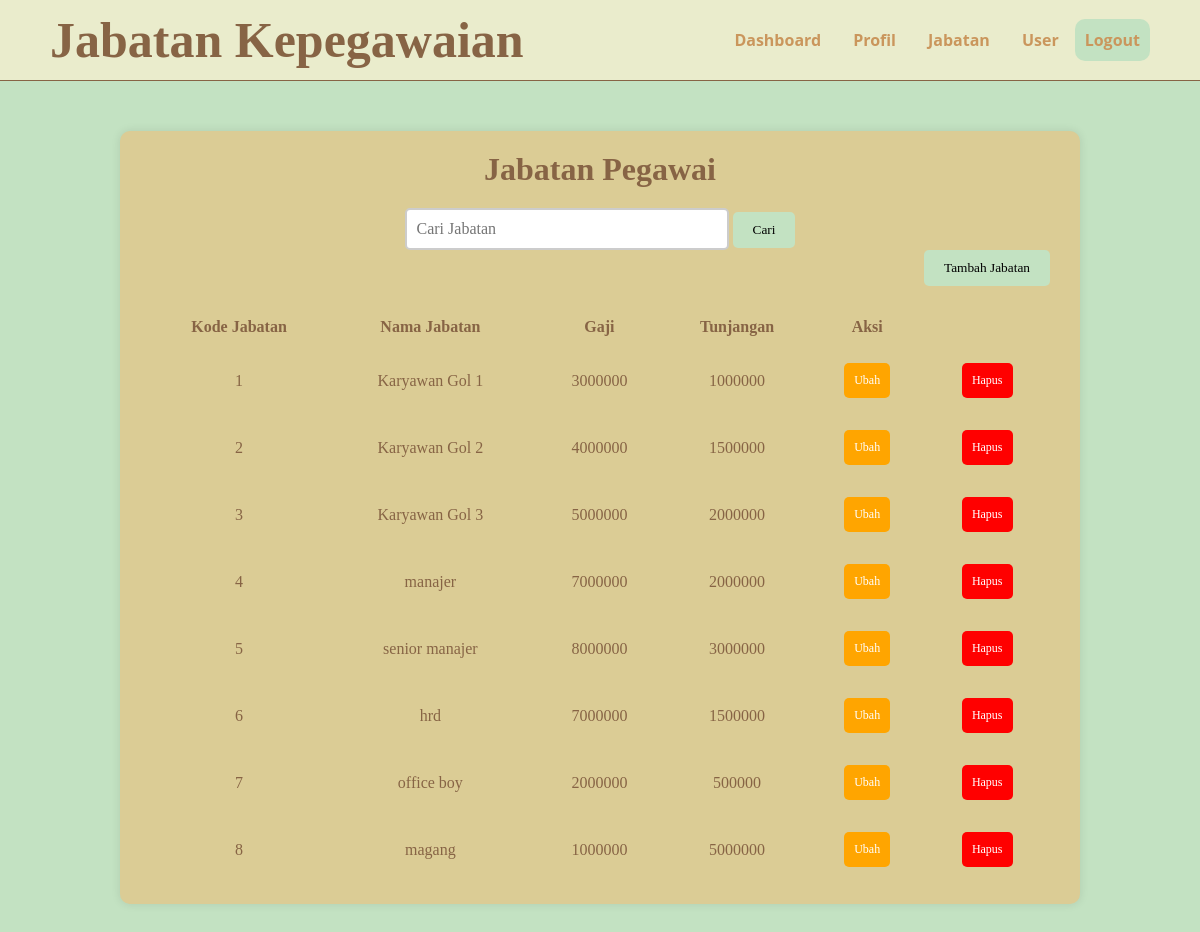
/jabatan.php, run on the app's committed database.
### tables this page shows
CREATE TABLE `jabatan` (
  `kd_jabatan` int(5) NOT NULL,
  `nama_jabatan` varchar(20) NOT NULL,
  `gaji` int(15) NOT NULL,
  `tunjangan` int(15) NOT NULL
);

### jabatan.php (the view, shortened to what this page needs)
<!DOCTYPE html>
<html lang="en">
<head>
</head>
<body>
    <nav>
        <div class="wrapper">
            <div class="logo"><a href="jabatan.php">Jabatan Kepegawaian</a></div>
            <div class="menu">
                <ul>
                    <li><a href="dashboard.php">Dashboard</a></li>
                    <li><a href="profil.php">Profil</a></li>
                    <li><a href="jabatan.php">Jabatan</a></li>
                    <li><a href="user.php">User</a></li>
                    <li><a onclick="confirmLogout()" class="logout">Logout</a></li>
                </ul>
            </div>
        </div>
    </nav>
</body>
    <div class="container">
        <h1>Jabatan Pegawai</h1>
        <div class="search">
                <form method="post" action="jabatan.php">
                <input type="text" name="keyword" placeholder="Cari Jabatan">
                <button type="submit">Cari</button>
                </form>
            <div class="tambah">
                <form method="post" action="tambahjabatan.php">
                    <button type="submit">Tambah Jabatan</button>
                </form>
            </div>
        </div>
        <?php if(isset($_POST['keyword'])): ?>
        <?php
include 'koneksi.php';
if(isset($_POST['keyword'])) {
    $keyword = $_POST['keyword'];
    $query = "SELECT * FROM jabatan WHERE nama LIKE '%$keyword%'";
    $result = $conn->query($query);
    if ($result->num_rows > 0) {
        echo "<table>";
        echo "<thead>";
        echo "<tr>";
        echo "<th>Kode Jabatan</th>";
        echo "<th>Nama jabatan</th>";
        echo "<th>Gaji</th>";
        echo "<th>Tunjangan</th>";
        echo "</tr>";
        echo "</thead>";
        echo "<tbody>";
        while ($row = $result->fetch_assoc()) {
            echo "<tr>";
            echo "<td>" . $row["kd_jabatan"] . "</td>";
            echo "<td>" . $row["nama_jabatan"] . "</td>";
            echo "<td>" . $row["gaji"] . "</td>";
            echo "<td>" . $row["tunjangan"] . "</td>";
            echo "</tr>";
        }
        echo "</tbody>";
        echo "</table>";
    } else {
        echo "Tidak ada hasil yang ditemukan.";
    }
    $conn->close();
}
?>
<?php else: ?>
        <table>
            <thead>
                <tr>
                    <th>Kode Jabatan</th>
                    <th>Nama Jabatan</th>
                    <th>Gaji</th>
                    <th>Tunjangan</th>
                    <th>Aksi</th>
                </tr>
            </thead>
            <tbody>
                <?php
                include 'koneksi.php';
                $query = "SELECT * FROM jabatan";
                $result = $conn->query($query);
                if ($result->num_rows > 0) {
                    while ($row = $result->fetch_assoc()) {
                        echo "<tr>";
                        echo "<td>" . $row["kd_jabatan"] . "</td>";
                        echo "<td>" . $row["nama_jabatan"] . "</td>";
                        echo "<td>" . $row["gaji"] . "</td>";
                        echo "<td>" . $row["tunjangan"] . "</td>";
                        echo "<td><a href='editjabatan.php?id=" . $row["kd_jabatan"] . "' class='ubah-btn1'>Ubah</a></td>";
                        echo "<td><a href='hapusjabatan.php?id=" . $row["kd_jabatan"] . "' class='ubah-btn'>Hapus</a></td>";
                        echo "</tr>";
                    }
                } else {
                    echo "<tr><td colspan='4'>Tidak ada data jabatan.</td></tr>";
                }
                ?>
            </tbody>
        </table>
        <?php endif; ?>
    </div>
</html>

### jabatan.php (style rules this page uses)
* { text-decoration: none; margin: 0px; padding: 0px; }
body { background-color: #C3E2C2; margin: 0px; padding: 0px; font-family: 'Open Sans',sans-serif; }
.container { font-family: 'comic sans ms' ; color: #876445; max-width: 900px; margin: 50px auto; background-color: #DBCC95; border-radius: 10px; padding: 20px 30px; box-shadow: 0 0 10px rgba(0, 0, 0, 0.1); }
.container tr { padding: 15px 15px; }
.container th { padding: 10px 10px 10px 10px; }
.container td { padding: 15px 15px; }
.container table { width: 100%; text-align: center; }
.search { margin-top: 20px; margin-bottom: 20px; text-align: center; }
.search input[type="text"] { font-family: 'comic sans ms' ; padding: 10px; border: 2px solid #ccc; border-radius: 5px; width: 300px; font-size: 16px; }
.search button { font-family: 'comic sans ms' ; padding: 10px 20px; background-color: #C3E2C2; color: black; border: none; border-radius: 5px; cursor: pointer; transition: background-color 0.3s; }
.tambah { text-align: right; }
.ubah-btn { background-color: red; color: white; padding: 10px 10px; text-align: center; text-decoration: none; display: inline-block; border-radius: 5px; transition: background-color 0.3s; font-size: 12px; }
.ubah-btn1 { background-color: orange; color: white; padding: 10px 10px; text-align: center; text-decoration: none; display: inline-block; border-radius: 5px; transition: background-color 0.3s; font-size: 12px; }
.logout { background-color: #C3E2C2; padding: 10px 10px; border-radius: 10px; }
h1 { text-align: center; }
.wrapper { width: 1100px; margin: auto; position: relative; }
.logo a { font-family: 'comic sans ms' ; font-weight: 800; font-size: 50px; float: left; color: #876445; }
.menu { float: right; }
nav { width: 100%; margin: auto; line-height: 80px; display: flex; position: sticky; position: -webkit-sticky; top: 0px; background-color: #EAECCC; z-index: 1; border-bottom: 1px solid #876445; }
nav ul { list-style-type: none; margin: 0px; padding: 0px; overflow: hidden; }
nav ul li { float: left; }
nav ul li a { color: #ca965c; font-weight: bold; text-align: center; border-radius: 20px; padding: 0px 16px 0px 16px; text-decoration: none; }

### data on the page
jabatan: kd_jabatan "1", nama_jabatan "Karyawan Gol 1", gaji "3000000", tunjangan "1000000"
jabatan: kd_jabatan "2", nama_jabatan "Karyawan Gol 2", gaji "4000000", tunjangan "1500000"
jabatan: kd_jabatan "3", nama_jabatan "Karyawan Gol 3", gaji "5000000", tunjangan "2000000"
jabatan: kd_jabatan "4", nama_jabatan "manajer", gaji "7000000", tunjangan "2000000"
jabatan: kd_jabatan "5", nama_jabatan "senior manajer", gaji "8000000", tunjangan "3000000"
jabatan: kd_jabatan "6", nama_jabatan "hrd", gaji "7000000", tunjangan "1500000"
jabatan: kd_jabatan "7", nama_jabatan "office boy", gaji "2000000", tunjangan "500000"
jabatan: kd_jabatan "8", nama_jabatan "magang", gaji "1000000", tunjangan "5000000"
